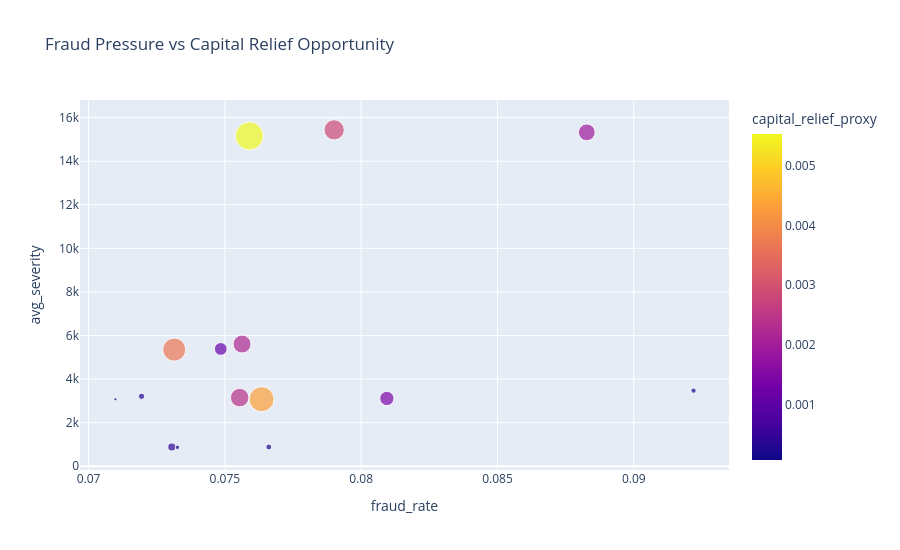

The code cell stored with this chart in its notebook:
### Code cell
if fraud_col:

    fig = px.scatter(
        fraud_segment,
        x="fraud_rate",
        y="avg_severity",
        size="recoverable_amount",   # 🔥 changed
        color="capital_relief_proxy", # 🔥 critical upgrade
        hover_data=[
            product_col,
            channel_col,
            "actual_claim_count",
            "recoverable_amount",
            "capital_relief_proxy"
        ],
        title="Fraud Pressure vs Capital Relief Opportunity"
    )

    fig.update_layout(height=550)

    fig.show()

### Figure 1 — Plotly figure (JSON) as saved in the notebook; plotly's stock layout.template omitted (floating-point values rounded to 4 significant figures)
{"data": [{"customdata": [["home", "broker", 9539, 3841000.0, 0.005531], ["motor", "broker", 36609, 3009000.0, 0.004333], ["health", "broker", 18648, 2556000.0, 0.00368], ["home", "direct", 4645, 1983000.0, 0.002856], ["motor", "direct", 19856, 1653000.0, 0.00238], ["health", "direct", 10485, 1556000.0, 0.002241], ["home", "aggregator", 2866, 1357000.0, 0.001954], ["motor", "aggregator", 11156, 983000.0, 0.001416], ["health", "aggregator", 5531, 780100.0, 0.001123], ["warranty", "broker", 13798, 310800.0, 0.0004476], ["gap", "broker", 2349, 189800.0, 0.0002733], ["warranty", "direct", 7205, 170300.0, 0.0002452], ["gap", "direct", 1204, 134800.0, 0.0001941], ["warranty", "aggregator", 4368, 97170.0, 0.0001399], ["gap", "aggregator", 648, 49480.0, 7.125e-05]], "hovertemplate": "fraud_rate=%{x}<br>avg_severity=%{y}<br>recoverable_amount=%{customdata[3]}<br>product_type=%{customdata[0]}<br>channel=%{customdata[1]}<br>actual_claim_count=%{customdata[2]}<br>capital_relief_proxy=%{marker.color}<extra></extra>", "legendgroup": "", "marker": {"color": [0.005531, 0.004333, 0.00368, 0.002856, 0.00238, 0.002241, 0.001954, 0.001416, 0.001123, 0.0004476, 0.0002733, 0.0002452, 0.0001941, 0.0001399, 7.125e-05], "coloraxis": "coloraxis", "size": [3841000.0, 3009000.0, 2556000.0, 1983000.0, 1653000.0, 1556000.0, 1357000.0, 983000.0, 780100.0, 310800.0, 189800.0, 170300.0, 134800.0, 97170.0, 49480.0], "sizemode": "area", "sizeref": 9602.0, "symbol": "circle"}, "mode": "markers", "name": "", "orientation": "v", "showlegend": false, "type": "scatter", "x": [0.0759, 0.07635, 0.07314, 0.07901, 0.07554, 0.07563, 0.08828, 0.08094, 0.07485, 0.07305, 0.07195, 0.07661, 0.09219, 0.07326, 0.07099], "xaxis": "x", "y": [15160.0, 3076.0, 5354.0, 15440.0, 3148.0, 5608.0, 15330.0, 3110.0, 5384.0, 881.1, 3209.0, 881.3, 3469.0, 867.6, 3073.0], "yaxis": "y"}], "layout": {"coloraxis": {"colorbar": {"title": {"text": "capital_relief_proxy"}}, "colorscale": [[0, "#0d0887"], [0.1111, "#46039f"], [0.2222, "#7201a8"], [0.3333, "#9c179e"], [0.4444, "#bd3786"], [0.5556, "#d8576b"], [0.6667, "#ed7953"], [0.7778, "#fb9f3a"], [0.8889, "#fdca26"], [1, "#f0f921"]]}, "height": 550, "legend": {"itemsizing": "constant", "tracegroupgap": 0}, "title": {"text": "Fraud Pressure vs Capital Relief Opportunity"}, "xaxis": {"anchor": "y", "domain": [0, 1], "title": {"text": "fraud_rate"}}, "yaxis": {"anchor": "x", "domain": [0, 1], "title": {"text": "avg_severity"}}}}
